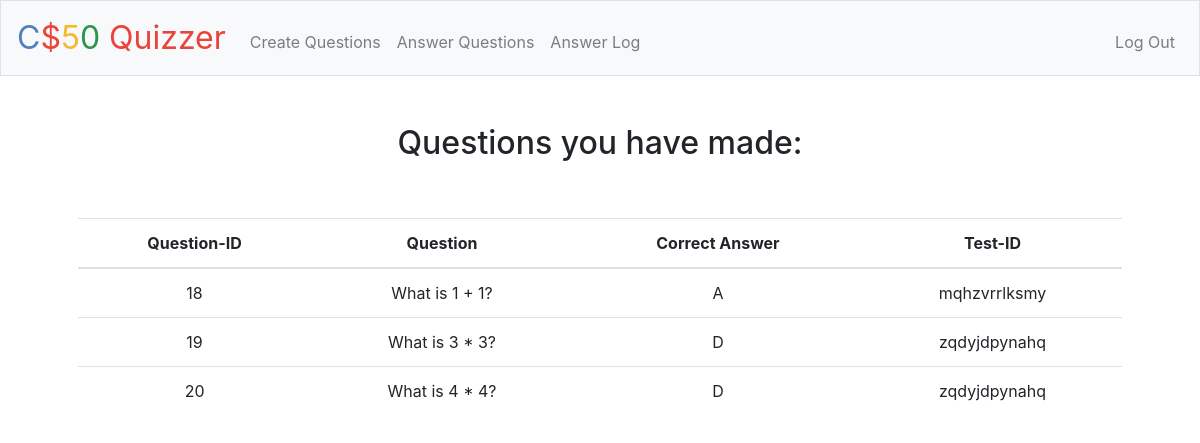
Screenshot of / (signed in) with the database file from the repository.
### tables this page shows
CREATE TABLE 'testbank' ('question_id' integer PRIMARY KEY AUTOINCREMENT NOT NULL, 'question' text NOT NULL,'a1' text NOT NULL, 'username' text NOT NULL, 'test_id' integer NOT NULL, 'id'  INTEGER NOT NULL  , 'a2'  text NOT NULL  , 'a3'  text NOT NULL  , 'a4'  text NOT NULL  , 'ca'  text NOT NULL  );

### application.py (the view)
@app.route("/")
@login_required
def index():
    if request.method == "POST" or "GET":
        f = db.execute("SELECT * FROM testbank WHERE id = :user_id", user_id=session["user_id"])
        if not len(f) == 0:
            current_username = f[0]["username"]
            questions = db.execute("SELECT question_id, question, ca, test_id FROM testbank WHERE username = :username", username=current_username)
        else:
            questions = []
        return render_template("index.html", questions=questions)

### application.py (called while the page is built)
@app.after_request
def after_request(response):
    response.headers["Cache-Control"] = "no-cache, no-store, must-revalidate"
    response.headers["Expires"] = 0
    response.headers["Pragma"] = "no-cache"
    return response

### helpers.py (called while the page is built)
def login_required(f):
    @wraps(f)
    def decorated_function(*args, **kwargs):
        if session.get("user_id") is None:
            return redirect("/login")
        return f(*args, **kwargs)
    return decorated_function

### templates/index.html (shortened to what this page needs)
{% extends "layout.html" %}
{% block main %}
    <h2>Questions you have made:</h2>
    <br>
    <br>
    <table class="table">
        <thead>
            <tr>
                <th scope="col">Question-ID</th>
                <th scope="col">Question</th>
                <th scope="col">Correct Answer</th>
                <th scope="col">Test-ID</th>
            </tr>
        </thead>
        <tbody>
            {% for question in questions %}
            <tr>
                <td scope="row">{{ question.question_id }}</td>
                <td>{{ question.question }}</td>
                <td>{{ question.ca }}</td>
                <td>{{ question.test_id }}</td>
            </tr>
            {% endfor %}
        </tbody>
    </table>
{% endblock %}

### templates/layout.html (shortened to what this page needs)
<!DOCTYPE html>
<html lang="en">
    <head>
        <link href="https://maxcdn.bootstrapcdn.com/bootstrap/4.1.3/css/bootstrap.min.css" rel="stylesheet">
        <link href="/static/styles.css" rel="stylesheet">
    </head>
    <body>
        <nav class="navbar navbar-expand-md navbar-light bg-light border">
            <a class="navbar-brand" href="/"><span class="blue">C</span><span class="red">$</span><span class="yellow">5</span><span class="green">0</span> <span class="red">Quizzer</span></a>
            <div class="collapse navbar-collapse" id="navbar">
                {% if session.user_id %}
                    <ul class="navbar-nav mr-auto mt-2">
                        <li class="nav-item"><a class="nav-link" href="/createquestion">Create Questions</a></li>
                        <li class="nav-item"><a class="nav-link" href="/answerquestion">Answer Questions</a></li>
                        <li class="nav-item"><a class="nav-link" href="/answerlog">Answer Log</a></li>
                    </ul>
                    <ul class="navbar-nav ml-auto mt-2">
                        <li class="nav-item"><a class="nav-link" href="/logout">Log Out</a></li>
                    </ul>
                {% else %}
                    <ul class="navbar-nav ml-auto mt-2">
                        <li class="nav-item"><a class="nav-link" href="/register">Register</a></li>
                        <li class="nav-item"><a class="nav-link" href="/login">Log In</a></li>
                    </ul>
                {% endif %}
            </div>
        </nav>
        <main class="container p-5">
            {% block main %}{% endblock %}
        </main>
    </body>
</html>

### static/styles.css (style rules this page uses)
nav .navbar-brand { font-size: xx-large; }
nav .navbar-brand .blue { color: #537fbe; }
nav .navbar-brand .red { color: #ea433b; }
nav .navbar-brand .yellow { color: #f5b82e; }
nav .navbar-brand .green { color: #2e944b; }
main { overflow-x: auto; text-align: center; }

### rows the page displays
testbank: question_id "18", question "What is 1 + 1?", ca "A", test_id "mqhzvrrlksmy"
testbank: question_id "19", question "What is 3 * 3?", ca "D", test_id "zqdyjdpynahq"
testbank: question_id "20", question "What is 4 * 4?", ca "D", test_id "zqdyjdpynahq"
